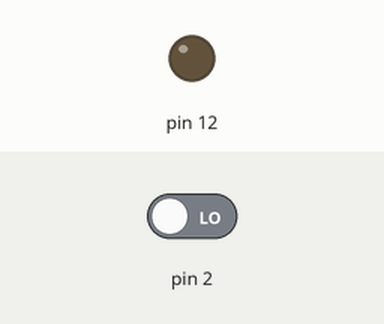
Bench run of a sketch on a simulated Arduino Uno, built with avr-gcc and run on an emulated ATmega328P. Shown: output pins drawn as LEDs (lit = HIGH). Inputs (shaded band) come from the test bench; at power-on: pin 2 LOW.

Above: at 1.2 s.
1.3 s: pin 2 driven HIGH
At 2.3 s:
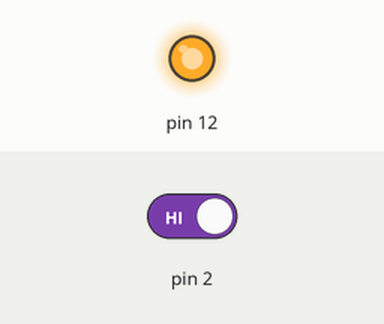
2.8 s: pin 2 driven LOW
At 3.5 s:
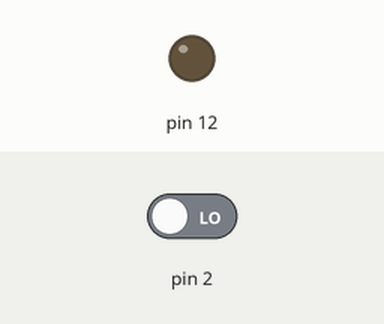
Timing chart, 0 to 5.8 s (numbered marks = the images above; inputs shaded):
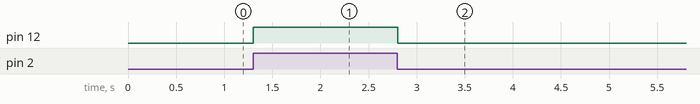

The sketch:

powerful_rottis1.ino
```cpp
void setup()
{
  pinMode(2, INPUT);
  pinMode(12, OUTPUT);
}

void loop()
{
  if (digitalRead(2) == HIGH) {
    digitalWrite(12, HIGH);
  } else {
    digitalWrite(12, LOW);
  }
  delay(10); // Delay a little bit to improve simulation performance
}
```

Measured:
- after the input at 1.3 s, pin 12: LOW → HIGH at once
- after the input at 2.8 s, pin 12: HIGH → LOW at once
